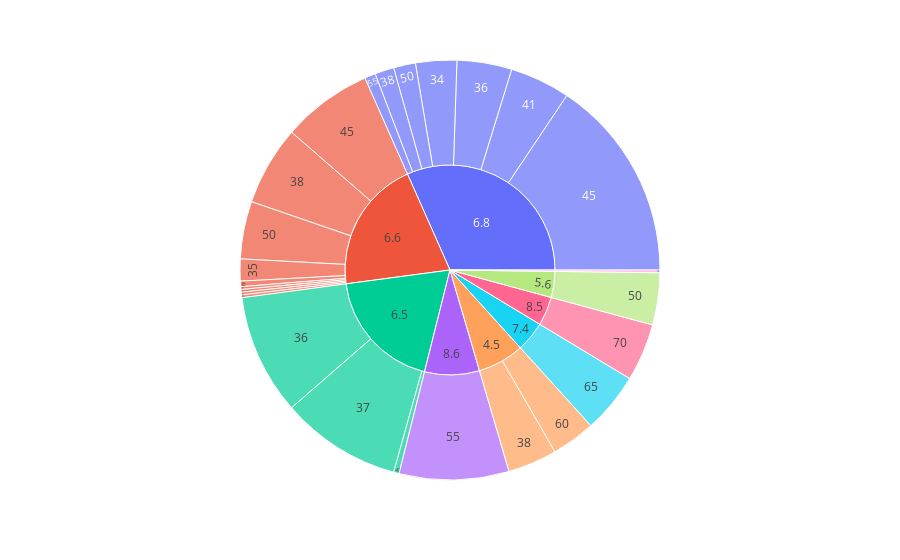

The notebook cell this image was saved under:
### Code cell
fig = px.sunburst(df_Yes, path=["pH","Temprature"])
fig.show()

### Figure 1 — Plotly figure (JSON) as saved in the notebook; plotly's stock layout.template omitted (floating-point values rounded to 4 significant figures)
{"data": [{"branchvalues": "total", "domain": {"x": [0, 1], "y": [0, 1]}, "hovertemplate": "labels=%{label}<br>count=%{value}<br>parent=%{parent}<br>id=%{id}<extra></extra>", "ids": ["6.6/34", "6.8/34", "6.6/35", "6.5/36", "6.6/36", "6.8/36", "6.5/37", "6.6/37", "4.5/38", "6.6/38", "6.8/38", "6.5/40", "6.6/40", "6.8/41", "6.6/43", "6.4/45", "6.6/45", "6.8/45", "5.6/50", "6.6/50", "6.8/50", "6.8/55", "8.6/55", "4.5/60", "7.4/65", "8.5/70", "4.5", "5.6", "6.4", "6.5", "6.6", "6.8", "7.4", "8.5", "8.6"], "labels": ["34", "34", "35", "36", "36", "36", "37", "37", "38", "38", "38", "40", "40", "41", "43", "45", "45", "45", "50", "50", "50", "55", "55", "60", "65", "70", "4.5", "5.6", "6.4", "6.5", "6.6", "6.8", "7.4", "8.5", "8.6"], "name": "", "parents": ["6.6", "6.8", "6.6", "6.5", "6.6", "6.8", "6.5", "6.6", "4.5", "6.6", "6.8", "6.5", "6.6", "6.8", "6.6", "6.4", "6.6", "6.8", "5.6", "6.6", "6.8", "6.8", "8.6", "4.5", "7.4", "8.5", "", "", "", "", "", "", "", "", ""], "type": "sunburst", "values": [1, 15, 8, 44, 1, 20, 44, 1, 18, 29, 7, 2, 1, 22, 2, 1, 33, 74, 19, 21, 8, 4, 40, 16, 22, 21, 34, 19, 1, 90, 97, 150, 22, 21, 40]}], "layout": {"legend": {"tracegroupgap": 0}, "margin": {"t": 60}}}
